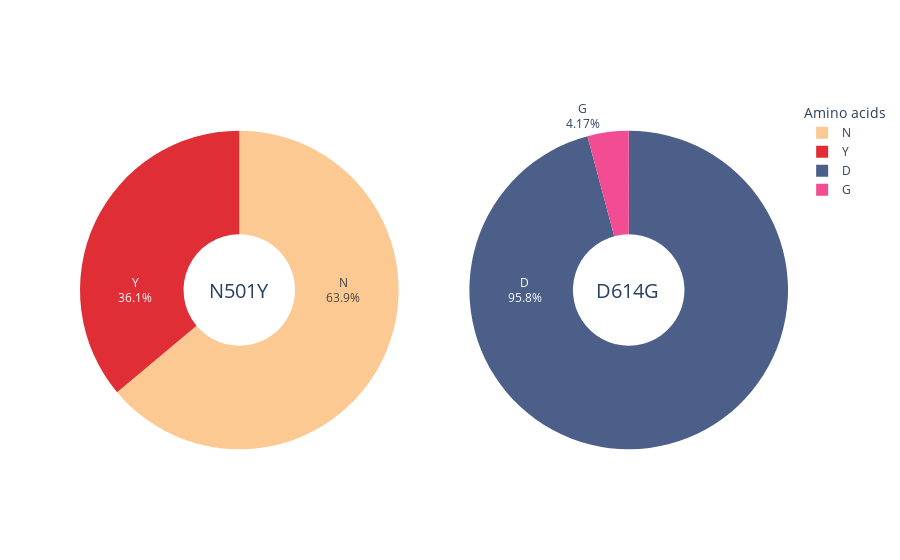

The notebook cell this image was saved under:
### Code cell
import plotly.graph_objects as go
from plotly.subplots import make_subplots

labels_1 = ['Y', 'N']
labels_2 = ['D', 'G']
labels_3 = ['M']
labels_4 = ['Q', 'H']

# Define color sets of paintings
night_colors = ['rgb(224,46,54)', 'rgba(252,201,146,255)']
sunflowers_colors = ['rgb(242,76,147)', 'rgb(96,105,129)']
cafe_colors = ['rgba(76,95,137,255)', 'rgb(242,76,147)']
irises_colors =  ['rgba(96,117,182,255)', 'rgba(207,36,42,255)']

# Create subplots, using 'domain' type for pie charts
fig = make_subplots(rows=2, 
                    cols=2)

fig = make_subplots(rows=1, cols=2, specs=[[{'type':'domain'}, {'type':'domain'}]])
fig.add_trace(go.Pie(labels=labels_1, values=[36.09, 63.91], name='Amino acid 501',
                     marker_colors=night_colors,
                    insidetextorientation='radial'), 1, 1)
fig.add_trace(go.Pie(labels=labels_2, values=[95.83, 4.17], name='Amino acid 614',
                     marker_colors=cafe_colors,
                    insidetextorientation='radial'), 1, 2)

# Use `hole` to create a donut-like pie chart
fig.update_traces(hole=.35, hoverinfo="label+percent+name", textinfo='label+percent')

fig.update_layout(
    title_text="",
    legend_title="Amino acids",
    # Add annotations in the center of the donut pies.
    annotations=[dict(text='N501Y', x=0.18, y=0.5, font_size=20, showarrow=False),
                 dict(text='D614G', x=0.82, y=0.5, font_size=20, showarrow=False)])
fig.show()

### Figure 1 — Plotly figure (JSON) as saved in the notebook; plotly's stock layout.template omitted (floating-point values rounded to 4 significant figures)
{"data": [{"domain": {"x": [0, 0.45], "y": [0, 1]}, "hole": 0.35, "hoverinfo": "label+percent+name", "insidetextorientation": "radial", "labels": ["Y", "N"], "marker": {"colors": ["rgb(224,46,54)", "rgba(252,201,146,255)"]}, "name": "Amino acid 501", "textinfo": "label+percent", "type": "pie", "values": [36.09, 63.91]}, {"domain": {"x": [0.55, 1], "y": [0, 1]}, "hole": 0.35, "hoverinfo": "label+percent+name", "insidetextorientation": "radial", "labels": ["D", "G"], "marker": {"colors": ["rgba(76,95,137,255)", "rgb(242,76,147)"]}, "name": "Amino acid 614", "textinfo": "label+percent", "type": "pie", "values": [95.83, 4.17]}], "layout": {"annotations": [{"font": {"size": 20}, "showarrow": false, "text": "N501Y", "x": 0.18, "y": 0.5}, {"font": {"size": 20}, "showarrow": false, "text": "D614G", "x": 0.82, "y": 0.5}], "legend": {"title": {"text": "Amino acids"}}, "title": {"text": ""}}}
